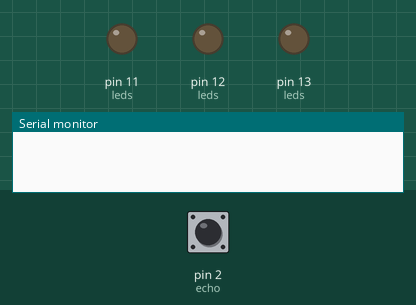
Recording of a sketch running on a simulated Arduino Uno, built with avr-gcc and run on an emulated ATmega328P. Shown: output pins drawn as LEDs (lit = HIGH), the last lines printed to the serial monitor. The inputs (shaded band) are chosen by the test bench; at power-on: pin 2 (echo) LOW. Pins used as bus, display or sensor lines are not drawn.

Above: at 0.1 s.
At 1.2 s:
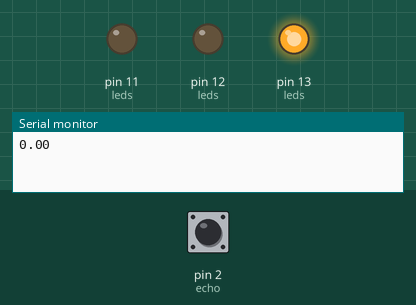
1.3 s: pin 2 (echo) pulsed HIGH 2 times (0.12 s each, 0.3 s apart)
At 1.9 s:
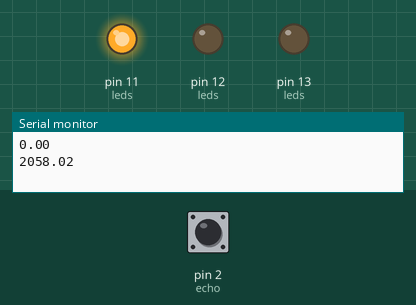
Timing chart, 0 to 4.3 s (numbered marks = the images above; inputs shaded):
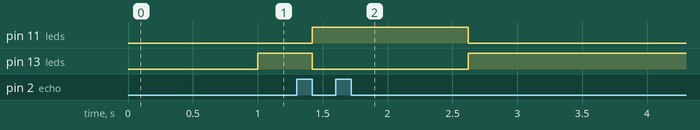

Measured:
- after the input at 1.3 s, pin 11 (leds): LOW → HIGH after 0.12 s, → LOW 1.2 s later; pin 13 (leds): HIGH → LOW after 0.12 s, → HIGH 1.2 s later

The sketch:

HC-SR04.ino
```cpp
const int trig = 3, echo = 2;
float distancia, tiempo;

void setup()
{
  Serial.begin(9600);
  pinMode(trig, OUTPUT);
  pinMode(echo, INPUT);

  for (int i = 11; i < 14; i++) pinMode(i, OUTPUT);
}

void loop()
{
  hcsr04();
  leds();
  delay(200);
}

void hcsr04() {
  digitalWrite(trig, 0);
  delayMicroseconds(10);
  digitalWrite(trig, 1);

  // e = v*t ---- v = 343m/s = 0,0343; t = t/2;
  tiempo = pulseIn(echo, HIGH);
  distancia = 0.0343 * (tiempo/2);
  Serial.println(distancia);
}

void leds()
{
  for (int i = 11; i < 14; i++) digitalWrite(i, 0);

  if(distancia < 20) digitalWrite(13, !digitalRead(13));
  else if (distancia < 40) digitalWrite(12, !digitalRead(12));
  else if (distancia > 60) digitalWrite(11, !digitalRead(11));
}
```
